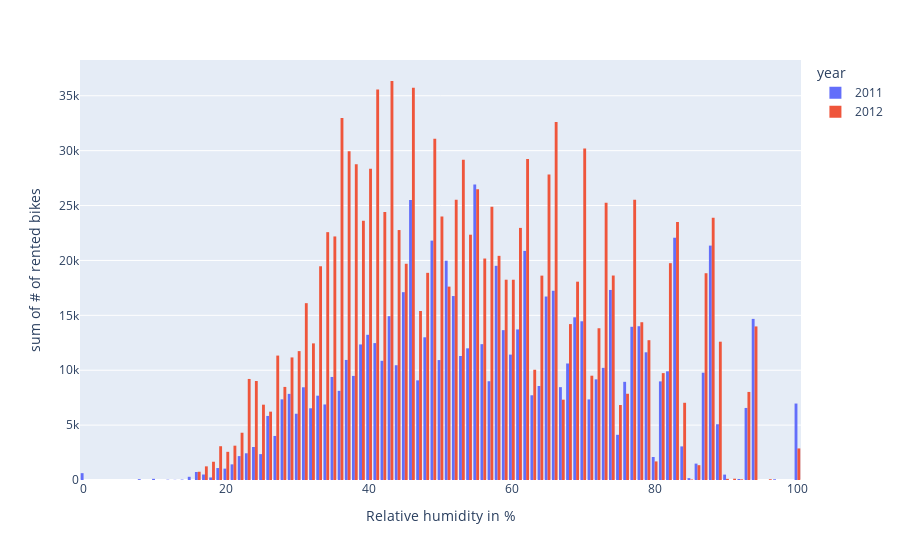

Notebook cell for this chart:
### Code cell
px.histogram(
    data_frame=bike,
    x="humidity",
    y="count",
    color="year",
    #color_discrete_sequence=px.colors.qualitative.Bold,
    barmode="group",
    labels={
        "count": "# of rented bikes",
        "humidity": "Relative humidity in %"
    },
    #animation_frame="week",
    #range_y=[0,9000],
    #range_x=[-1,7],
    #text_auto=True
    )

### Figure 1 — Plotly figure (JSON) as saved in the notebook; plotly's stock layout.template omitted (floating-point values rounded to 4 significant figures; data arrays with more than 128 entries replaced by an {"elided": "..."} marker saying what was removed)
{"data": [{"alignmentgroup": "True", "bingroup": "x", "histfunc": "sum", "hovertemplate": "year=2011<br>Relative humidity in %=%{x}<br>sum of # of rented bikes=%{y}<extra></extra>", "legendgroup": "2011", "marker": {"color": "#636efa", "pattern": {"shape": ""}}, "name": "2011", "offsetgroup": "2011", "orientation": "v", "showlegend": true, "type": "histogram", "x": {"elided": "5422 int values"}, "xaxis": "x", "y": {"elided": "5422 int values"}, "yaxis": "y"}, {"alignmentgroup": "True", "bingroup": "x", "histfunc": "sum", "hovertemplate": "year=2012<br>Relative humidity in %=%{x}<br>sum of # of rented bikes=%{y}<extra></extra>", "legendgroup": "2012", "marker": {"color": "#EF553B", "pattern": {"shape": ""}}, "name": "2012", "offsetgroup": "2012", "orientation": "v", "showlegend": true, "type": "histogram", "x": {"elided": "5464 int values"}, "xaxis": "x", "y": {"elided": "5464 int values"}, "yaxis": "y"}], "layout": {"barmode": "group", "legend": {"title": {"text": "year"}, "tracegroupgap": 0}, "margin": {"t": 60}, "xaxis": {"anchor": "y", "domain": [0, 1], "title": {"text": "Relative humidity in %"}}, "yaxis": {"anchor": "x", "domain": [0, 1], "title": {"text": "sum of # of rented bikes"}}}}
